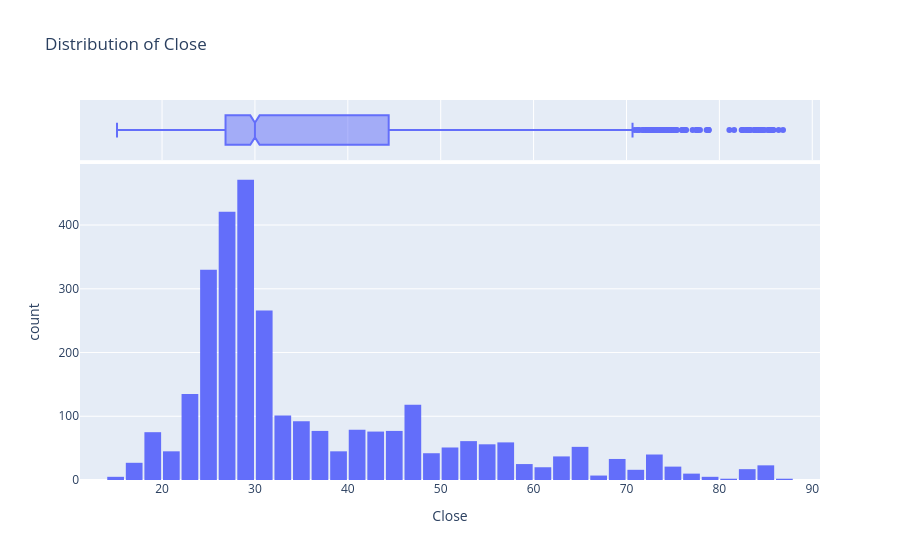

The notebook cell this image was saved under:
### Code cell
fig = px.histogram(microsoft, x='Close', marginal='box', nbins=47, title='Distribution of Close')
fig.update_layout(bargap=0.1)

### Figure 1 — Plotly figure (JSON) as saved in the notebook; plotly's stock layout.template omitted (floating-point values rounded to 4 significant figures; data arrays with more than 128 entries replaced by an {"elided": "..."} marker saying what was removed)
{"data": [{"alignmentgroup": "True", "bingroup": "x", "hovertemplate": "Close=%{x}<br>count=%{y}<extra></extra>", "legendgroup": "", "marker": {"color": "#636efa", "pattern": {"shape": ""}}, "name": "", "nbinsx": 47, "offsetgroup": "", "orientation": "v", "showlegend": false, "type": "histogram", "x": {"elided": "3019 float values"}, "xaxis": "x", "yaxis": "y"}, {"alignmentgroup": "True", "hovertemplate": "Close=%{x}<extra></extra>", "legendgroup": "", "marker": {"color": "#636efa"}, "name": "", "notched": true, "offsetgroup": "", "showlegend": false, "type": "box", "x": {"elided": "3019 float values"}, "xaxis": "x2", "yaxis": "y2"}], "layout": {"bargap": 0.1, "barmode": "relative", "legend": {"tracegroupgap": 0}, "title": {"text": "Distribution of Close"}, "xaxis": {"anchor": "y", "domain": [0, 1], "title": {"text": "Close"}}, "xaxis2": {"anchor": "y2", "domain": [0, 1], "matches": "x", "showgrid": true, "showticklabels": false}, "yaxis": {"anchor": "x", "domain": [0, 0.8316], "title": {"text": "count"}}, "yaxis2": {"anchor": "x2", "domain": [0.8416, 1], "matches": "y2", "showgrid": false, "showline": false, "showticklabels": false, "ticks": ""}}}
